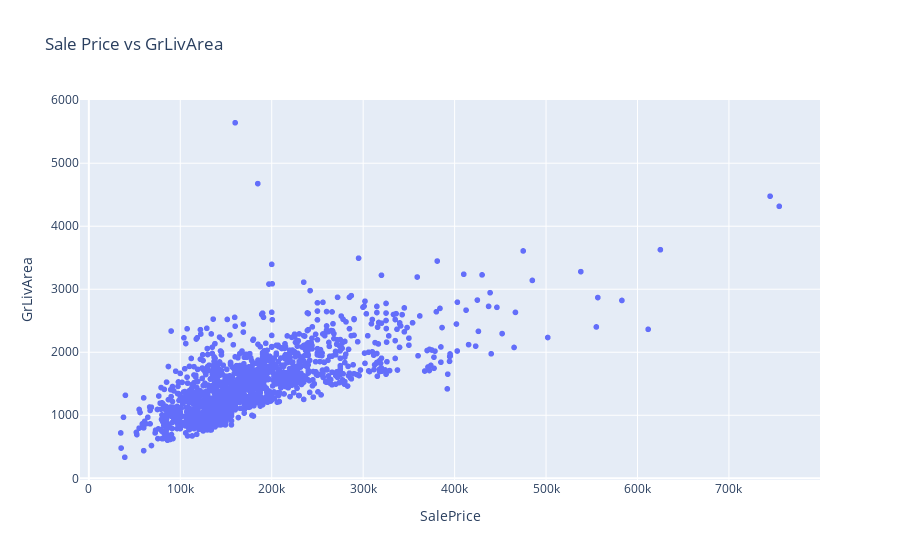

The cell this chart's notebook holds for it:
### Code cell
fig = px.scatter(prices_df, 
                   x='SalePrice',
                   y="GrLivArea", 
                   title='Sale Price vs GrLivArea')
fig.update_layout(bargap=0.1)
fig.show()

### Figure 1 — Plotly figure (JSON) as saved in the notebook; plotly's stock layout.template omitted (floating-point values rounded to 4 significant figures; data arrays with more than 128 entries replaced by an {"elided": "..."} marker saying what was removed)
{"data": [{"hovertemplate": "SalePrice=%{x}<br>GrLivArea=%{y}<extra></extra>", "legendgroup": "", "marker": {"color": "#636efa", "symbol": "circle"}, "mode": "markers", "name": "", "showlegend": false, "type": "scattergl", "x": {"elided": "1460 int values"}, "xaxis": "x", "y": {"elided": "1460 int values"}, "yaxis": "y"}], "layout": {"bargap": 0.1, "legend": {"tracegroupgap": 0}, "title": {"text": "Sale Price vs GrLivArea"}, "xaxis": {"anchor": "y", "domain": [0, 1], "title": {"text": "SalePrice"}}, "yaxis": {"anchor": "x", "domain": [0, 1], "title": {"text": "GrLivArea"}}}}
